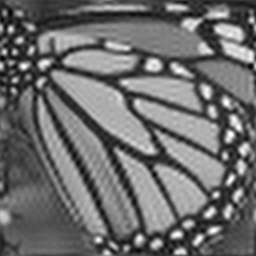
#> input picture CV_PA1/upsampled.png, 256 x 256 px
$ python pr15.py
#> lines starting #> are read from the running program, lines starting #| are printed output that depends on the picture
import cv2       ##cv2.imread, cv2.imwrite, cv2.cvtColor, cv2.Laplacian, cv2.Sobel, cv2.resize
import numpy as np
##################################################################################
import pandas as pd
import numpy as np
import matplotlib.pyplot as plt
##from cv2.ximgproc import guidedFilter
pd.set_option('display.max_columns', None)
pd.set_option('display.max_rows', None)
np.set_printoptions(threshold=np.inf, linewidth=np.inf) #inf = infinity
##################################################################################


R = 1


#############################       Task_1      ############################################

############################# Load_data ##########################################
ih1 =  cv2.imread('upsampled.png', cv2.IMREAD_GRAYSCALE)   # ih shape :  (256, 256) as initial high resolution(ih0)
#> ih1 is the input picture: shape (256, 256); min 2, max 255, mean 109.2
ih = ih1.astype(np.float64)
H, W = ih.shape
#> H = 256; W = 256
igt1 = cv2.imread('HR.png', cv2.IMREAD_GRAYSCALE)   # igt shape :  (256, 256) should we perform Grayscale???
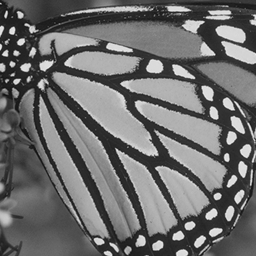
#> input picture CV_PA1/HR.png, 256 x 256 px
#> igt1 is the input picture: shape (256, 256); min 13, max 241, mean 109.2
igt = igt1.astype(np.float64)
il = cv2.resize(igt, (H//4, W//4), interpolation = cv2.INTER_LINEAR)   # (64, 64)   ## Resize the picture => downsampling or upsampling

plt.figure(0)
plt.axis(False)
plt.title("Raw image(upsampled.png)")
plt.imshow(ih)
##plt.savefig('Raw image(upsampled.png).png', bbox_inches='tight',pad_inches = 0)
plt.show(block=False)
###########################  upsampled.png PSNR  ###################################

R = 1

MSE_upsample = np.mean((igt-ih)**2/(H*W))
#> MSE_upsample = 0.0157
PSNR_upsample = 10 * np.log10(R**2/MSE_upsample)
#> PSNR_upsample = 18.04
print("\n")
print("######################## upsampled image ########################")
print("\n")
print("upsampled_MSE : {:.5f}".format(MSE_upsample))
#| upsampled_MSE : 0.01569
print("upsampled_PSNR : {:.3f}".format(PSNR_upsample)) ### 18.043...
#| upsampled_PSNR : 18.043
print("\n")
######################################################################################

##best_parameter : alpha = 0.9
##alpha = 2     #0.9    => 0.009490787553010197                best_parameter => alpha = 0.9(20.23) ,2(20.55), check 1.9 ~ 2.0    , when alpha 0.15, chek the plot
# alpha under 1 is localized optimization
##idt = ih  # initial condition      # (256,256)

print("######################## Task 1 ########################")
print("\n")

iteration = 300              # 100
print("The number of iteration : ",iteration)
plt.figure(1, figsize = (8,6))
plt.title("Task1 PSNR according to learning_rate")
plt.xlabel('iteration')
plt.ylabel('PSNR')

PSNR_list_task1 = []
MSE_list_tast1 = []
PSNR_task1_result = []
alpha_list = np.arange(1.3,2.3,0.1)
##alpha_list = [0.1, 0.2, 0.3,1.4, 1.5, 1.6, 1.7, 1.8, 1.9]
j = 0

for alpha in alpha_list:
    idt = ih
    for i in range(0,iteration):
        idt = cv2.resize(idt, (H//4, W//4), interpolation = cv2.INTER_LINEAR)   #(64,64)     , # bilinear
        grad = idt - il #(64,64)
        grad = cv2.resize(grad, (H, W), interpolation = cv2.INTER_LINEAR)
        idt = cv2.resize(idt, (H, W),interpolation = cv2.INTER_LINEAR)
        idt = idt - alpha*grad
        MSE1 = np.mean((igt-idt)**2/(H*W))
        PSNR1 = 10 * np.log10(1**2/MSE1)
        PSNR_list_task1.append(PSNR1)
        MSE_list_tast1.append(MSE1)
    plt.plot(range(0,iteration), PSNR_list_task1, label = 'lr = {:.1f}'.format(alpha_list[j]))
    PSNR_task1_result.append(PSNR_list_task1[iteration-1])
    plt.legend(loc="lower right")


    MSE_task1 = np.mean((igt-idt)**2/(H*W))
    PSNR_task1 = 10 * np.log10(R**2/MSE_task1)
    print("task1_PSNR_{:.1f}(lr) : {:.3f}".format(alpha_list[j],PSNR_task1))
    PSNR_list_task1.clear()
    MSE_list_tast1.clear()
    j= j + 1
#> this loop made 10 passes
#> (MSE_task1, PSNR_task1) on passes 1 to 10: (0.0091, 20.41), (0.00904, 20.44), (0.00899, 20.46), (0.00895, 20.48), (0.00892, 20.5), (0.00888, 20.51), (0.00886, 20.53), (0.00883, 20.54), (6.64e+19, -198.2), (3.13e+42, -425)
#| task1_PSNR_1.3(lr) : 20.410
#| task1_PSNR_1.4(lr) : 20.437
#| task1_PSNR_1.5(lr) : 20.461
#| task1_PSNR_1.6(lr) : 20.481
#| task1_PSNR_1.7(lr) : 20.499
#| task1_PSNR_1.8(lr) : 20.514
#| task1_PSNR_1.9(lr) : 20.527
#| task1_PSNR_2.0(lr) : 20.541
#> (further printed lines are left out)
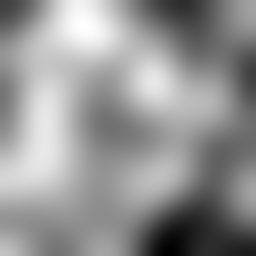
#> idt: shape (256, 256) float64; min -1.4e+24, max 8.78e+23, mean -7.77e+22; drawn with min black and max white
#> after the loop, MSE_list_tast1 = []; PSNR_list_task1 = []; PSNR_task1_result = [20.41, 20.44, 20.46, 20.48, 20.5, 20.51, 20.53, 20.54, -198.2, -425]; j = 10

plt.ylim([17, 21])
plt.show(block = False)
#> figure, not shown here; curve peaks at x = 3, y = 20.41; curve peaks at x = 3, y = 20.44; curve peaks at x = 3, y = 20.47


max_PSNR_task1 = max(PSNR_task1_result)
#> max_PSNR_task1 = 20.54
index = PSNR_task1_result.index(max_PSNR_task1)
#> index = 7

print("\n")
print("######## Find the optimal number of iteration ##########")
print("\n")
print("task1_PSNR_{:.1f}(lr) is the best when the same iteration : {:.3f}".format(alpha_list[index], max_PSNR_task1))
#| task1_PSNR_2.0(lr) is the best when the same iteration : 20.541

########################## Find the optimal iteration and PSNR ######################


alpha = alpha_list[index]
#> alpha = 2

j = 0

iteration = 300         # 200 is good

plt.figure(2, figsize = (8,6))
plt.title("Task1 PSNR using {:1f} learning_rate".format(alpha))
plt.xlabel('iteration')
plt.ylabel('PSNR')

idt_list = []

idt = ih
for i in range(0,iteration):
    idt = cv2.resize(idt, (H//4, W//4), interpolation = cv2.INTER_LINEAR)   #(64,64)     , # bilinear
    grad = idt - il #(64,64)
    grad = cv2.resize(grad, (H, W), interpolation = cv2.INTER_LINEAR)
    idt = cv2.resize(idt, (H, W),interpolation = cv2.INTER_LINEAR)
    idt = idt - alpha*grad
    MSE1 = np.mean((igt-idt)**2/(H*W))
    PSNR1 = 10 * np.log10(1**2/MSE1)
    PSNR_list_task1.append(PSNR1)
    MSE_list_tast1.append(MSE1)
    idt_list.append(idt)
#> this loop made 300 passes
#> (MSE1, PSNR1) on passes 1 to 3: (0.0142, 18.49), (0.012, 19.21), (0.012, 19.23)
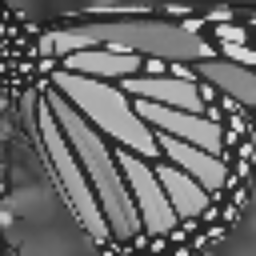
#> idt: shape (256, 256) float64; min 23.85, max 235.3, mean 109.3
#> after the loop, MSE_list_tast1 = 300 values, max 0.0142 at index 0, min 0.0088 at index 49, mean 0.00895; PSNR_list_task1 = 300 values, max 20.56 at index 49, min 18.49 at index 0, mean 20.49; idt_list = 300 items

plt.plot(range(0,iteration), PSNR_list_task1, label = 'lr = {:.1f}'.format(alpha))

task1_max_PSNR = max(PSNR_list_task1)
#> task1_max_PSNR = 20.56
index = PSNR_list_task1.index(task1_max_PSNR)
#> index = 49

plt.legend(loc="lower right")

print("\n")
print("Max PSNR is {:.3f} when iterated {} using {:.1f} learning_rate".format(task1_max_PSNR, index+1, alpha))
#| Max PSNR is 20.557 when iterated 50 using 2.0 learning_rate
print("MSE : {:.5f}".format(MSE_list_tast1[index+1]))
#| MSE : 0.00903
print("\n")
print("#######################################################")
print("\n")

plt.show(block=False)
#> figure, not shown here; curve peaks at x = 49, y = 20.56

plt.figure(10)
plt.axis(False)
plt.title("Image using method1 of max iteration")
plt.imshow(idt)
##plt.savefig('Image using method1 of max iteration.png', bbox_inches='tight',pad_inches = 0)
plt.show(block=False)

plt.figure(20)
plt.axis(False)
plt.title("Image using method1 of optimal iteration")
plt.imshow(idt_list[index])
##plt.savefig('Image using method1 of optimal iteration.png', bbox_inches='tight',pad_inches = 0)
plt.show(block=False)


################################    Task 2     ############################################

print("######################## Task 2 ########################")
print("\n")

##cv2.imread, cv2.imwrite, cv2.cvtColor, cv2.Laplacian, cv2.Sobel, cv2.resize

ih =  cv2.imread('upsampled.png', cv2.IMREAD_GRAYSCALE)   # ih shape :  (256, 256) as initial high resolution(ih0)
H, W = ih.shape
igt = cv2.imread('HR.png', cv2.IMREAD_GRAYSCALE)   # igt shape :  (256, 256)
il = cv2.resize(igt, (H//4, W//4))   # (64, 64)   ## Resize the picture => downsampling or upsampling

gamma = 6


## Normalization https://light-tree.tistory.com/132

gh0_org = abs(cv2.Sobel(ih,ddepth = -1, dx = 1, dy = 0)) + abs(cv2.Sobel(ih,ddepth = -1, dx = 0, dy = 1))   # np.max(gul_org) = 255, np.min(gul_org) = 0
gh0 = gh0_org/np.max(gh0_org) + 1e-10               # Why does np.max(gul_org) which is summation of x_direction and y_direction not exceed 255

lap_ih0 = cv2.Laplacian(ih ,ddepth =-1)   #CV_8U   CV_64F    (256, 256)


gt = gh0 - lap_ih0/np.max(lap_ih0)   # np.max(lap_iu) = 118   np.min(lap_iu) = 0  np.min(gt) = -0.97457, np.max(gt) = 1.0000000001
gt = np.clip(gt,0,1)      # resonable?

lap_it = gamma * lap_ih0 * (gt/gh0)
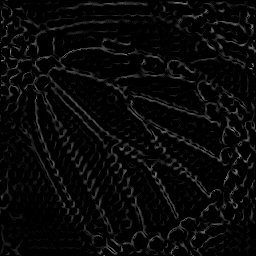
#> lap_it: shape (256, 256) float64; min 0, max 137.6, mean 8.5
lap_it = np.clip(lap_it, 0.0, 255.0)

##best_parameter : alpha = 0.01, beta = 0.001, iteration = 1000

iteration = 300        #150
print("The number of iteration : ", iteration)

beta = 0.001

iht = ih  # initial condition      # (256,256)
plt.figure(3, figsize = (8,6))
plt.title("Task2 PSNR according to learning_rate")
plt.xlabel('iteration')
plt.ylabel('PSNR')
PSNR_list_task2 = []
MSE_list_tast2 = []
PSNR_task2_result = []

alpha_list = np.arange(0.008,0.018,0.001)


k = 0

for alpha in alpha_list:
    iht = ih  # initial condition      # (256,256)

    for i in range(0, iteration):
        lap_iht = cv2.Laplacian(iht, ddepth = -1)   # (256, 256)
        lap_iht = np.clip(lap_iht, 0.0, 255.0)

        idt = cv2.resize(iht, (H//4, W//4))        # (64, 64)
        grad = idt - il #(64,64)
        grad = cv2.resize(grad, (H, W), interpolation = cv2.INTER_LINEAR)
        grad = grad - beta * (lap_iht - lap_it)

        iht = iht - alpha * grad
        iht = np.clip(iht, 0, 255)

        MSE2 = np.mean((igt-iht)**2/(H*W))
        PSNR2 = 10 * np.log10(1**2/MSE2)
        PSNR_list_task2.append(PSNR2)
        MSE_list_tast2.append(MSE2)

    plt.plot(range(0,iteration), PSNR_list_task2, label = 'lr = {:.3f}'.format(alpha_list[k]))
    PSNR_task2_result.append(PSNR_list_task2[iteration-1])
    plt.legend(loc="lower right")

    MSE_task2 = np.mean((igt - iht)**2/(H*W))
    PSNR_task2 = 10 * np.log10(R**2/MSE_task2)
    print("task2_PSNR_{:.3f}(lr) : {:.3f}".format(alpha_list[k],PSNR_task2))
    PSNR_list_task2.clear()
    MSE_list_tast2.clear()
    k= k+1
#> this loop made 10 passes
#> (MSE_task2, PSNR_task2) on passes 1 to 10: (0.00845, 20.73), (0.00841, 20.75), (0.00839, 20.76), (0.00839, 20.76), (0.00838, 20.77), (0.00839, 20.76), (0.00839, 20.76), (0.00839, 20.76), (0.0084, 20.76), (0.0084, 20.76)
#| task2_PSNR_0.008(lr) : 20.733
#| task2_PSNR_0.009(lr) : 20.751
#| task2_PSNR_0.010(lr) : 20.760
#| task2_PSNR_0.011(lr) : 20.764
#| task2_PSNR_0.012(lr) : 20.765
#| task2_PSNR_0.013(lr) : 20.764
#| task2_PSNR_0.014(lr) : 20.763
#| task2_PSNR_0.015(lr) : 20.761
#> (further printed lines are left out)
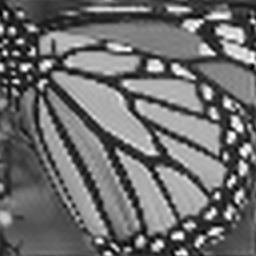
#> iht: shape (256, 256) float64; min 0, max 255, mean 109.5
#> after the loop, MSE_list_tast2 = []; PSNR_list_task2 = []; PSNR_task2_result = [20.73, 20.75, 20.76, 20.76, 20.77, 20.76, 20.76, 20.76, 20.76, 20.76]; k = 10


plt.show(block = False)
#> figure, not shown here; curve peaks at x = 299, y = 20.73; curve peaks at x = 299, y = 20.75; curve peaks at x = 299, y = 20.76

task2_max_PSNR = max(PSNR_task2_result)
#> task2_max_PSNR = 20.77
index = PSNR_task2_result.index(task2_max_PSNR)
#> index = 4


print("\n")
print("######## Find the optimal number of iteration ##########")
print("\n")
print("task2_PSNR_{:.3f}(lr) is the best when the same iteration : {:.3f}".format(alpha_list[index], task2_max_PSNR))
#| task2_PSNR_0.012(lr) is the best when the same iteration : 20.765

########################## Find the optimal iteration and PSNR ######################

alpha = alpha_list[index]
#> alpha = 0.012

k = 0

iht = ih  # initial condition      # (256,256)

iteration = 300         # 200 is good

plt.figure(4, figsize = (8,6))
plt.title("Task2 PSNR using {} learning_rate".format(alpha))
plt.xlabel('iteration')
plt.ylabel('PSNR')

iht_list=[]

for i in range(0, iteration):
    lap_iht = cv2.Laplacian(iht, ddepth = -1)   # (256, 256)
    lap_iht = np.clip(lap_iht, 0.0, 255.0)

    idt = cv2.resize(iht, (H//4, W//4))        # (64, 64)
    grad = idt - il #(64,64)
    grad = cv2.resize(grad, (H, W), interpolation = cv2.INTER_LINEAR)
    grad = grad - beta * (lap_iht - lap_it)

    iht = iht - alpha * grad
    iht = np.clip(iht, 0, 255)

    MSE2 = np.mean((igt-iht)**2/(H*W))
    PSNR2 = 10 * np.log10(1**2/MSE2)
    PSNR_list_task2.append(PSNR2)               ### result according to iteration
    MSE_list_tast2.append(MSE2)
    iht_list.append(iht)
#> this loop made 300 passes
#> (MSE2, PSNR2) on passes 1 to 3: (0.016, 17.95), (0.0159, 17.99), (0.0157, 18.03)
#> pass 1, `grad = cv2.resize(grad, (H, W), interpolation = cv2.INTER_LINEAR)`:
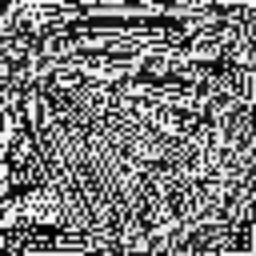
#> grad: shape (256, 256); min 0, max 255, mean 121.5
#> after the loop, MSE_list_tast2 = 300 values, max 0.016 at index 0, min 0.00838 at index 297, mean 0.00956; PSNR_list_task2 = 300 values, max 20.77 at index 297, min 17.95 at index 0, mean 20.26; iht_list = 300 items

plt.plot(range(0,iteration), PSNR_list_task2, label = 'lr = {:.3f}'.format(alpha_list[k]))

task2_max_PSNR = max(PSNR_list_task2)
index = PSNR_list_task2.index(task2_max_PSNR)
#> index = 297

print("\n")
print("Max PSNR is {:.3f} when iterated {} using {:.3f} learning_rate".format(task2_max_PSNR, index+1, alpha))
#| Max PSNR is 20.765 when iterated 298 using 0.012 learning_rate
print("MSE : {:.5f}".format(MSE_list_tast2[index+1]))
#| MSE : 0.00838
print("\n")
print("#######################################################")
print("\n")

plt.legend(loc="lower right")


plt.show(block=False)
#> figure, not shown here; curve peaks at x = 297, y = 20.77

plt.figure(30)
plt.axis(False)
plt.title("Image using method2 of max iteration")
plt.imshow(iht)
##plt.savefig('Image using method2 of max iteration', bbox_inches='tight',pad_inches = 0)
plt.show(block=False)

plt.figure(40)
plt.axis(False)
plt.title("Image using method2 of optimal iteration")
plt.imshow(iht_list[index])
##plt.savefig('Image using method2 of optimal iteration', bbox_inches='tight',pad_inches = 0)
plt.show(block = False)
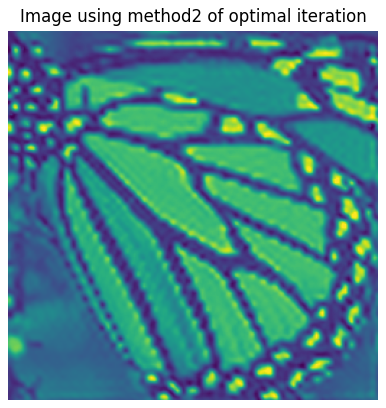
#> figure drawn by matplotlib, 1 panel
